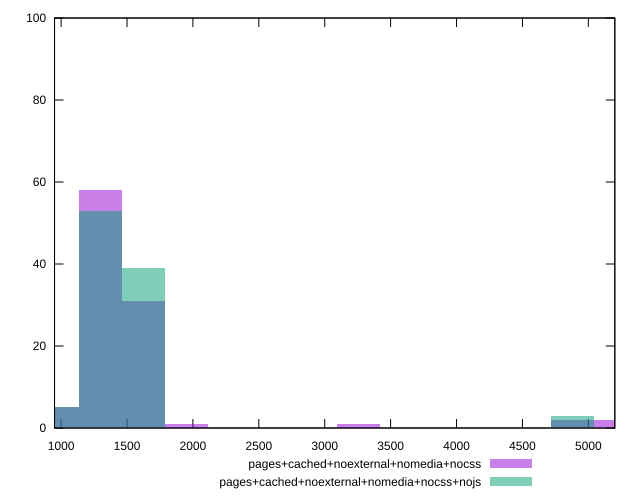

The gnuplot source for this figure:
reset

$pagesCachedNoexternalNomediaNocss <<EOF
1952.8840072791977 1
1301.9226715194652 58
1627.4033393993316 31
4882.210018197995 2
976.4420036395989 5
3254.806678798663 1
5207.690686077861 2
EOF

$pagesCachedNoexternalNomediaNocssNojs <<EOF
1301.9226715194652 53
1627.4033393993316 39
976.4420036395989 5
4882.210018197995 3
EOF

set key outside below
set boxwidth 325.4806678798663
set xrange [950:5201]
set yrange [0:100]
set trange [0:100]
set style fill transparent solid 0.5 noborder
set terminal svg size 640, 500 enhanced background rgb 'white'
set output "reprap/render-blocking-resources/comparison/histogram/4_vs_5.svg"

plot $pagesCachedNoexternalNomediaNocss title "pages+cached+noexternal+nomedia+nocss" with boxes, \
     $pagesCachedNoexternalNomediaNocssNojs title "pages+cached+noexternal+nomedia+nocss+nojs" with boxes

reset
